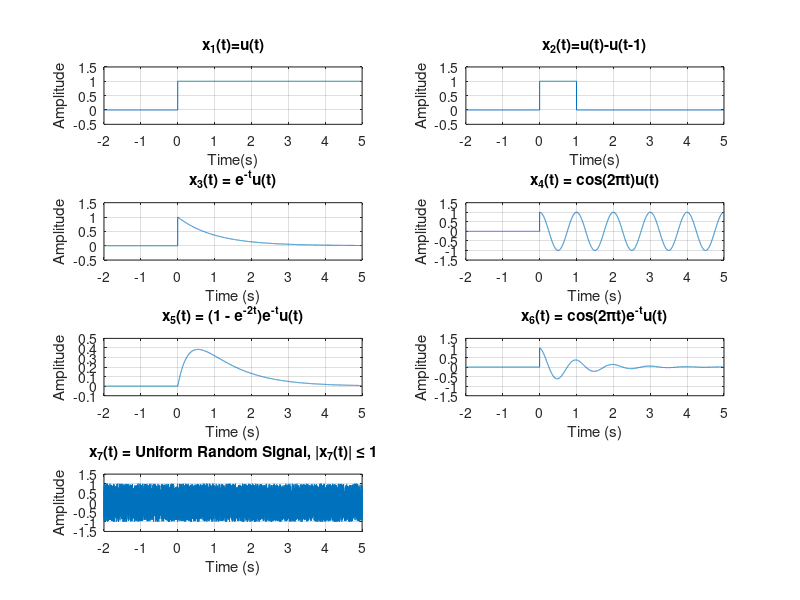

Recreate this plot in MATLAB.
Ts= 0.001;
t=-2:Ts:5;

figure('Name','Plots of CT Signals');

subplot(4,2,1);
x1=(t>=0);
plot(t,x1);
title('x_1(t)=u(t)');
xlabel('Time(s)');
ylabel('Amplitude');
axis([-2 5 -0.5 1.5]);
grid on;

%x2
subplot(4,2,2);
x2=(t>=0) -(t>=1);
plot(t,x2);
title('x_2(t)=u(t)-u(t-1)');
xlabel('Time(s)');
ylabel('Amplitude');
axis([-2 5 -0.5 1.5]);
grid on;

%x3
subplot(4,2,3);
x3=exp(-t) .* (t>=0);
plot(t,x3);
title('x_3(t) = e^{-t}u(t)');
xlabel('Time (s)');
ylabel('Amplitude');
axis([-2 5 -0.5 1.5]);
grid on;

%x4
subplot(4,2,4);
x4=cos(2*pi*t) .* (t>=0);
plot(t,x4);
title('x_4(t) = cos(2\pit)u(t)');
xlabel('Time (s)');
ylabel('Amplitude');
axis([-2 5 -1.5 1.5]);
grid on;

%x5
subplot(4,2,5);
x5=(1-exp(-2*t)) .* exp(-t) .*(t>=0);
plot(t,x5);
title('x_5(t) = (1 - e^{-2t})e^{-t}u(t)');
xlabel('Time (s)');
ylabel('Amplitude');
axis([-2 5 -0.1 0.5]);
grid on;

%x6 
subplot(4,2,6);
x6=cos(2*pi*t) .*exp(-t) .* (t>=0);
plot(t,x6);
title('x_6(t) = cos(2\pit)e^{-t}u(t)');
xlabel('Time (s)');
ylabel('Amplitude');
axis([-2 5 -1.5 1.5]);
grid on;

%x7
subplot(4,2,7);
x7=2*rand(size(t))-1;
plot(t,x7);
title('x_7(t) = Uniform Random Signal, |x_7(t)| \leq 1');
xlabel('Time (s)');
ylabel('Amplitude');
axis([-2 5 -1.5 1.5]);
grid on;